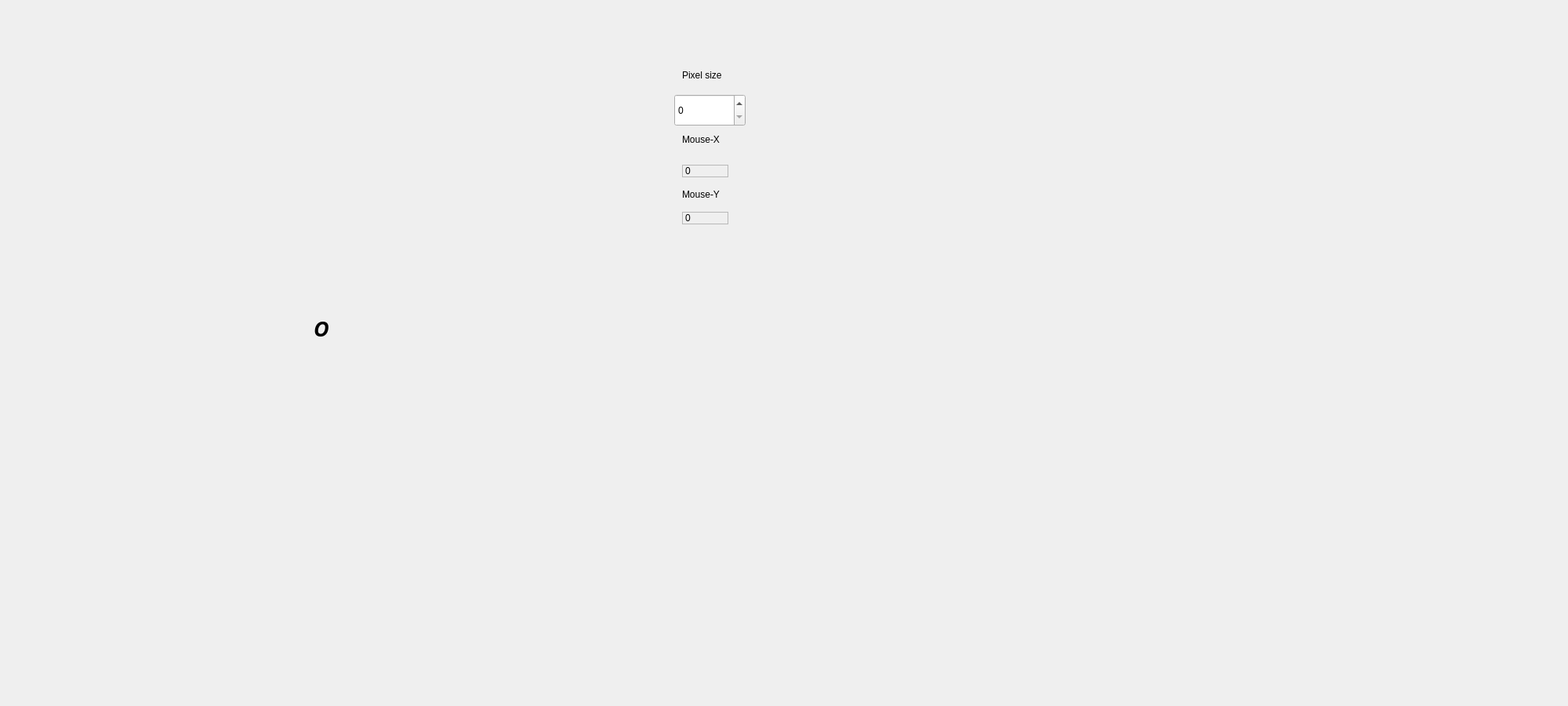
<?xml version="1.0" encoding="UTF-8"?>
<ui version="4.0">
 <class>MainWindow</class>
 <widget class="QMainWindow" name="MainWindow">
  <property name="geometry">
   <rect>
    <x>0</x>
    <y>0</y>
    <width>2000</width>
    <height>900</height>
   </rect>
  </property>
  <property name="acceptDrops">
   <bool>true</bool>
  </property>
  <property name="windowTitle">
   <string>MainWindow</string>
  </property>
  <property name="autoFillBackground">
   <bool>true</bool>
  </property>
  <widget class="QWidget" name="centralwidget">
   <widget class="QSpinBox" name="spinBox">
    <property name="geometry">
     <rect>
      <x>860</x>
      <y>120</y>
      <width>91</width>
      <height>41</height>
     </rect>
    </property>
   </widget>
   <widget class="QLabel" name="label">
    <property name="geometry">
     <rect>
      <x>870</x>
      <y>80</y>
      <width>61</width>
      <height>31</height>
     </rect>
    </property>
    <property name="text">
     <string>Pixel size</string>
    </property>
   </widget>
   <widget class="QLabel" name="label_2">
    <property name="geometry">
     <rect>
      <x>870</x>
      <y>170</y>
      <width>59</width>
      <height>16</height>
     </rect>
    </property>
    <property name="text">
     <string>Mouse-X</string>
    </property>
   </widget>
   <widget class="QLabel" name="label_3">
    <property name="geometry">
     <rect>
      <x>870</x>
      <y>240</y>
      <width>59</width>
      <height>16</height>
     </rect>
    </property>
    <property name="text">
     <string>Mouse-Y</string>
    </property>
   </widget>
   <widget class="QLabel" name="label_4">
    <property name="geometry">
     <rect>
      <x>870</x>
      <y>210</y>
      <width>59</width>
      <height>16</height>
     </rect>
    </property>
    <property name="autoFillBackground">
     <bool>true</bool>
    </property>
    <property name="frameShape">
     <enum>QFrame::StyledPanel</enum>
    </property>
    <property name="text">
     <string>0</string>
    </property>
    <property name="wordWrap">
     <bool>false</bool>
    </property>
   </widget>
   <widget class="QLabel" name="label_5">
    <property name="geometry">
     <rect>
      <x>870</x>
      <y>270</y>
      <width>59</width>
      <height>16</height>
     </rect>
    </property>
    <property name="autoFillBackground">
     <bool>true</bool>
    </property>
    <property name="frameShape">
     <enum>QFrame::StyledPanel</enum>
    </property>
    <property name="text">
     <string>0</string>
    </property>
   </widget>
   <widget class="QLabel" name="label_6">
    <property name="geometry">
     <rect>
      <x>400</x>
      <y>400</y>
      <width>30</width>
      <height>31</height>
     </rect>
    </property>
    <property name="font">
     <font>
      <family>Apple Braille</family>
      <pointsize>20</pointsize>
      <weight>75</weight>
      <italic>true</italic>
      <bold>true</bold>
     </font>
    </property>
    <property name="frameShape">
     <enum>QFrame::NoFrame</enum>
    </property>
    <property name="text">
     <string>&lt;b&gt;O&lt;/b&gt;</string>
    </property>
    <property name="scaledContents">
     <bool>false</bool>
    </property>
    <property name="wordWrap">
     <bool>false</bool>
    </property>
   </widget>
  </widget>
 </widget>
 <resources/>
 <connections/>
</ui>
